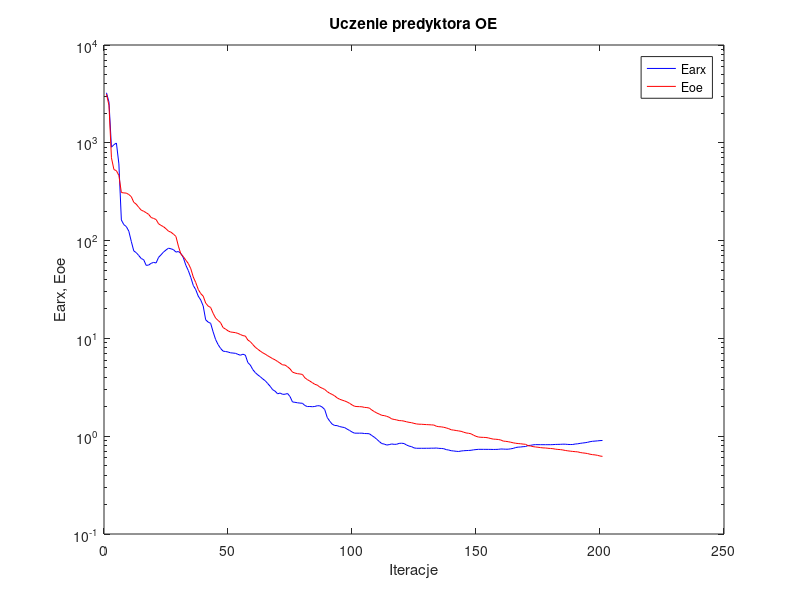
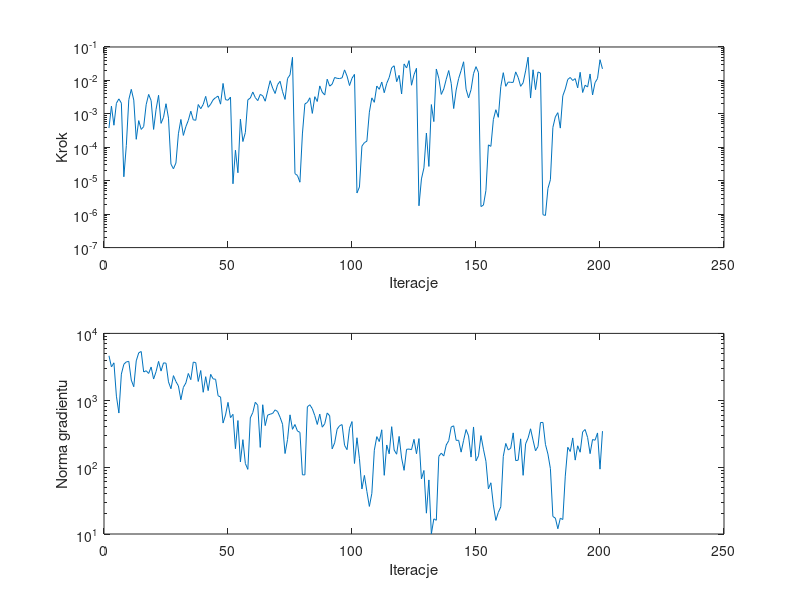

Recreate these plots in MATLAB, in order.
%uczenie predyktora oe
clear all;
n=0; farx(n+1)=3.246194e+003; foe(n+1)=3.139239e+003; wspucz(n+1)=0.000000e+000; ng(n+1)=0.000000e+000;
%odnowa zmiennej metryki
n=1; farx(n+1)=2.609757e+003; foe(n+1)=2.417899e+003; krok(n+1)=3.764443e-004; ng(n+1)=4.628916e+003;
n=2; farx(n+1)=9.018427e+002; foe(n+1)=7.029018e+002; krok(n+1)=1.704574e-003; ng(n+1)=3.152542e+003;
n=3; farx(n+1)=9.566874e+002; foe(n+1)=5.326527e+002; krok(n+1)=4.571640e-004; ng(n+1)=3.628325e+003;
n=4; farx(n+1)=9.946119e+002; foe(n+1)=5.185878e+002; krok(n+1)=2.075244e-003; ng(n+1)=1.151921e+003;
n=5; farx(n+1)=6.083814e+002; foe(n+1)=4.631181e+002; krok(n+1)=2.804162e-003; ng(n+1)=6.441420e+002;
n=6; farx(n+1)=1.625549e+002; foe(n+1)=3.100589e+002; krok(n+1)=2.090579e-003; ng(n+1)=2.461156e+003;
n=7; farx(n+1)=1.455441e+002; foe(n+1)=3.074482e+002; krok(n+1)=1.314101e-005; ng(n+1)=3.454162e+003;
n=8; farx(n+1)=1.391493e+002; foe(n+1)=3.058478e+002; krok(n+1)=1.131625e-004; ng(n+1)=3.748110e+003;
n=9; farx(n+1)=1.248173e+002; foe(n+1)=2.959736e+002; krok(n+1)=2.660052e-003; ng(n+1)=3.814174e+003;
n=10; farx(n+1)=9.822661e+001; foe(n+1)=2.814620e+002; krok(n+1)=5.414124e-003; ng(n+1)=2.003163e+003;
n=11; farx(n+1)=7.848367e+001; foe(n+1)=2.465214e+002; krok(n+1)=2.583925e-003; ng(n+1)=1.593251e+003;
n=12; farx(n+1)=7.530210e+001; foe(n+1)=2.356961e+002; krok(n+1)=1.733806e-004; ng(n+1)=3.884216e+003;
n=13; farx(n+1)=7.043598e+001; foe(n+1)=2.189430e+002; krok(n+1)=6.284926e-004; ng(n+1)=5.123042e+003;
n=14; farx(n+1)=6.560080e+001; foe(n+1)=2.049853e+002; krok(n+1)=3.423805e-004; ng(n+1)=5.360871e+003;
n=15; farx(n+1)=6.379912e+001; foe(n+1)=1.995717e+002; krok(n+1)=4.167959e-004; ng(n+1)=2.648020e+003;
n=16; farx(n+1)=5.582451e+001; foe(n+1)=1.928578e+002; krok(n+1)=1.882699e-003; ng(n+1)=2.763403e+003;
n=17; farx(n+1)=5.621314e+001; foe(n+1)=1.854862e+002; krok(n+1)=3.816075e-003; ng(n+1)=2.517170e+003;
n=18; farx(n+1)=5.855809e+001; foe(n+1)=1.722680e+002; krok(n+1)=2.500228e-003; ng(n+1)=3.140767e+003;
n=19; farx(n+1)=5.986778e+001; foe(n+1)=1.685659e+002; krok(n+1)=3.423805e-004; ng(n+1)=2.076758e+003;
n=20; farx(n+1)=5.905340e+001; foe(n+1)=1.643274e+002; krok(n+1)=1.371344e-003; ng(n+1)=2.683867e+003;
n=21; farx(n+1)=6.737111e+001; foe(n+1)=1.486014e+002; krok(n+1)=3.595805e-003; ng(n+1)=3.814893e+003;
n=22; farx(n+1)=7.162420e+001; foe(n+1)=1.430512e+002; krok(n+1)=5.193328e-004; ng(n+1)=2.731290e+003;
n=23; farx(n+1)=7.635323e+001; foe(n+1)=1.386393e+002; krok(n+1)=7.893559e-004; ng(n+1)=3.625320e+003;
n=24; farx(n+1)=8.017291e+001; foe(n+1)=1.321947e+002; krok(n+1)=2.007255e-003; ng(n+1)=3.584983e+003;
n=25; farx(n+1)=8.363553e+001; foe(n+1)=1.248587e+002; krok(n+1)=7.433745e-004; ng(n+1)=1.884359e+003;
%odnowa zmiennej metryki
n=26; farx(n+1)=8.246134e+001; foe(n+1)=1.218743e+002; krok(n+1)=3.128738e-005; ng(n+1)=1.487789e+003;
n=27; farx(n+1)=8.082148e+001; foe(n+1)=1.164549e+002; krok(n+1)=2.277170e-005; ng(n+1)=2.335207e+003;
n=28; farx(n+1)=7.630851e+001; foe(n+1)=1.103472e+002; krok(n+1)=3.387548e-005; ng(n+1)=1.905998e+003;
n=29; farx(n+1)=7.736668e+001; foe(n+1)=8.769175e+001; krok(n+1)=2.534717e-004; ng(n+1)=1.638199e+003;
n=30; farx(n+1)=7.391702e+001; foe(n+1)=7.291206e+001; krok(n+1)=6.807228e-004; ng(n+1)=1.017550e+003;
n=31; farx(n+1)=6.679081e+001; foe(n+1)=6.864612e+001; krok(n+1)=2.266194e-004; ng(n+1)=1.558809e+003;
n=32; farx(n+1)=5.599424e+001; foe(n+1)=6.301149e+001; krok(n+1)=4.129769e-004; ng(n+1)=1.813604e+003;
n=33; farx(n+1)=4.938201e+001; foe(n+1)=5.830637e+001; krok(n+1)=6.384605e-004; ng(n+1)=2.515874e+003;
n=34; farx(n+1)=4.199836e+001; foe(n+1)=5.154764e+001; krok(n+1)=1.200324e-003; ng(n+1)=2.032467e+003;
n=35; farx(n+1)=3.480024e+001; foe(n+1)=4.242124e+001; krok(n+1)=6.650130e-004; ng(n+1)=3.722957e+003;
n=36; farx(n+1)=3.146771e+001; foe(n+1)=3.722063e+001; krok(n+1)=6.423816e-004; ng(n+1)=3.654410e+003;
n=37; farx(n+1)=2.704821e+001; foe(n+1)=3.169267e+001; krok(n+1)=1.903300e-003; ng(n+1)=1.911169e+003;
n=38; farx(n+1)=2.470945e+001; foe(n+1)=2.871954e+001; krok(n+1)=1.427772e-003; ng(n+1)=2.784149e+003;
n=39; farx(n+1)=2.144442e+001; foe(n+1)=2.706345e+001; krok(n+1)=1.908037e-003; ng(n+1)=1.317062e+003;
n=40; farx(n+1)=1.548510e+001; foe(n+1)=2.298125e+001; krok(n+1)=3.334617e-003; ng(n+1)=2.252821e+003;
n=41; farx(n+1)=1.467880e+001; foe(n+1)=2.140738e+001; krok(n+1)=1.567808e-003; ng(n+1)=1.393788e+003;
n=42; farx(n+1)=1.426059e+001; foe(n+1)=2.070763e+001; krok(n+1)=1.939418e-003; ng(n+1)=2.441301e+003;
n=43; farx(n+1)=1.167066e+001; foe(n+1)=1.806495e+001; krok(n+1)=2.634602e-003; ng(n+1)=2.092145e+003;
n=44; farx(n+1)=9.737383e+000; foe(n+1)=1.614626e+001; krok(n+1)=3.059399e-003; ng(n+1)=2.057843e+003;
n=45; farx(n+1)=8.647923e+000; foe(n+1)=1.525950e+001; krok(n+1)=3.400118e-003; ng(n+1)=1.168692e+003;
n=46; farx(n+1)=7.910035e+000; foe(n+1)=1.448810e+001; krok(n+1)=1.950271e-003; ng(n+1)=1.118886e+003;
n=47; farx(n+1)=7.411522e+000; foe(n+1)=1.290071e+001; krok(n+1)=8.130648e-003; ng(n+1)=4.563134e+002;
n=48; farx(n+1)=7.345100e+000; foe(n+1)=1.246204e+001; krok(n+1)=2.659087e-003; ng(n+1)=6.018172e+002;
n=49; farx(n+1)=7.264530e+000; foe(n+1)=1.195346e+001; krok(n+1)=2.553842e-003; ng(n+1)=9.300740e+002;
n=50; farx(n+1)=7.124543e+000; foe(n+1)=1.163192e+001; krok(n+1)=3.174920e-003; ng(n+1)=5.497850e+002;
%odnowa zmiennej metryki
n=51; farx(n+1)=7.083400e+000; foe(n+1)=1.154318e+001; krok(n+1)=8.106422e-006; ng(n+1)=6.161293e+002;
n=52; farx(n+1)=7.039479e+000; foe(n+1)=1.145322e+001; krok(n+1)=8.191911e-005; ng(n+1)=1.883460e+002;
n=53; farx(n+1)=6.873529e+000; foe(n+1)=1.124656e+001; krok(n+1)=1.729605e-005; ng(n+1)=4.976303e+002;
n=54; farx(n+1)=6.729014e+000; foe(n+1)=1.096158e+001; krok(n+1)=6.946998e-004; ng(n+1)=1.197695e+002;
n=55; farx(n+1)=6.892551e+000; foe(n+1)=1.067885e+001; krok(n+1)=1.484824e-004; ng(n+1)=2.575012e+002;
n=56; farx(n+1)=6.745666e+000; foe(n+1)=1.056717e+001; krok(n+1)=2.767368e-004; ng(n+1)=1.130364e+002;
n=57; farx(n+1)=5.659654e+000; foe(n+1)=9.623156e+000; krok(n+1)=2.634602e-003; ng(n+1)=9.263200e+001;
n=58; farx(n+1)=5.338015e+000; foe(n+1)=9.261064e+000; krok(n+1)=2.972972e-003; ng(n+1)=5.455037e+002;
n=59; farx(n+1)=4.798161e+000; foe(n+1)=8.655750e+000; krok(n+1)=4.505183e-003; ng(n+1)=6.559358e+002;
n=60; farx(n+1)=4.468969e+000; foe(n+1)=8.125375e+000; krok(n+1)=3.065383e-003; ng(n+1)=9.331965e+002;
n=61; farx(n+1)=4.237326e+000; foe(n+1)=7.751761e+000; krok(n+1)=2.484942e-003; ng(n+1)=8.432839e+002;
n=62; farx(n+1)=4.062401e+000; foe(n+1)=7.420857e+000; krok(n+1)=3.816075e-003; ng(n+1)=1.972817e+002;
n=63; farx(n+1)=3.853640e+000; foe(n+1)=7.128880e+000; krok(n+1)=3.485222e-003; ng(n+1)=8.568608e+002;
n=64; farx(n+1)=3.693961e+000; foe(n+1)=6.906431e+000; krok(n+1)=2.388016e-003; ng(n+1)=4.178307e+002;
n=65; farx(n+1)=3.458809e+000; foe(n+1)=6.650055e+000; krok(n+1)=4.869577e-003; ng(n+1)=6.002339e+002;
n=66; farx(n+1)=3.237953e+000; foe(n+1)=6.425483e+000; krok(n+1)=9.808332e-003; ng(n+1)=6.190925e+002;
n=67; farx(n+1)=2.990670e+000; foe(n+1)=6.207456e+000; krok(n+1)=5.906887e-003; ng(n+1)=6.353004e+002;
n=68; farx(n+1)=2.884075e+000; foe(n+1)=6.034866e+000; krok(n+1)=4.065324e-003; ng(n+1)=7.184844e+002;
n=69; farx(n+1)=2.712822e+000; foe(n+1)=5.806756e+000; krok(n+1)=7.505960e-003; ng(n+1)=6.775171e+002;
n=70; farx(n+1)=2.764007e+000; foe(n+1)=5.585187e+000; krok(n+1)=9.416683e-003; ng(n+1)=5.567432e+002;
n=71; farx(n+1)=2.681173e+000; foe(n+1)=5.362046e+000; krok(n+1)=4.597934e-003; ng(n+1)=4.381885e+002;
n=72; farx(n+1)=2.686412e+000; foe(n+1)=5.340450e+000; krok(n+1)=2.700359e-003; ng(n+1)=1.597199e+002;
n=73; farx(n+1)=2.732280e+000; foe(n+1)=5.125903e+000; krok(n+1)=1.142218e-002; ng(n+1)=2.581641e+002;
n=74; farx(n+1)=2.546176e+000; foe(n+1)=4.881913e+000; krok(n+1)=1.462925e-002; ng(n+1)=6.053134e+002;
n=75; farx(n+1)=2.239847e+000; foe(n+1)=4.522975e+000; krok(n+1)=4.904612e-002; ng(n+1)=3.677672e+002;
%odnowa zmiennej metryki
n=76; farx(n+1)=2.221371e+000; foe(n+1)=4.423886e+000; krok(n+1)=1.625849e-005; ng(n+1)=4.339330e+002;
n=77; farx(n+1)=2.197530e+000; foe(n+1)=4.359813e+000; krok(n+1)=1.438760e-005; ng(n+1)=3.463398e+002;
n=78; farx(n+1)=2.180202e+000; foe(n+1)=4.327407e+000; krok(n+1)=9.024321e-006; ng(n+1)=3.314277e+002;
n=79; farx(n+1)=2.172404e+000; foe(n+1)=4.281666e+000; krok(n+1)=2.505581e-004; ng(n+1)=7.674475e+001;
n=80; farx(n+1)=2.059525e+000; foe(n+1)=3.953632e+000; krok(n+1)=1.982946e-003; ng(n+1)=7.660793e+001;
n=81; farx(n+1)=2.009462e+000; foe(n+1)=3.790495e+000; krok(n+1)=2.201622e-003; ng(n+1)=7.982816e+002;
n=82; farx(n+1)=2.013022e+000; foe(n+1)=3.659724e+000; krok(n+1)=3.026819e-003; ng(n+1)=8.558456e+002;
n=83; farx(n+1)=2.001847e+000; foe(n+1)=3.528801e+000; krok(n+1)=1.031567e-003; ng(n+1)=7.469022e+002;
n=84; farx(n+1)=2.014236e+000; foe(n+1)=3.394345e+000; krok(n+1)=3.263302e-003; ng(n+1)=5.889168e+002;
n=85; farx(n+1)=2.048451e+000; foe(n+1)=3.329258e+000; krok(n+1)=2.344633e-003; ng(n+1)=4.344814e+002;
n=86; farx(n+1)=2.046265e+000; foe(n+1)=3.178329e+000; krok(n+1)=6.854056e-003; ng(n+1)=6.205966e+002;
n=87; farx(n+1)=1.985001e+000; foe(n+1)=3.093501e+000; krok(n+1)=4.447430e-003; ng(n+1)=3.959172e+002;
n=88; farx(n+1)=1.874065e+000; foe(n+1)=3.005578e+000; krok(n+1)=3.660956e-003; ng(n+1)=4.452577e+002;
n=89; farx(n+1)=1.556535e+000; foe(n+1)=2.859166e+000; krok(n+1)=1.086709e-002; ng(n+1)=6.458406e+002;
n=90; farx(n+1)=1.426951e+000; foe(n+1)=2.747477e+000; krok(n+1)=6.752063e-003; ng(n+1)=5.845470e+002;
n=91; farx(n+1)=1.328760e+000; foe(n+1)=2.675478e+000; krok(n+1)=7.737158e-003; ng(n+1)=1.875812e+002;
n=92; farx(n+1)=1.287051e+000; foe(n+1)=2.584301e+000; krok(n+1)=1.226153e-002; ng(n+1)=2.305825e+002;
n=93; farx(n+1)=1.283203e+000; foe(n+1)=2.467206e+000; krok(n+1)=1.153579e-002; ng(n+1)=3.691110e+002;
n=94; farx(n+1)=1.254865e+000; foe(n+1)=2.388414e+000; krok(n+1)=1.136199e-002; ng(n+1)=4.164544e+002;
n=95; farx(n+1)=1.238826e+000; foe(n+1)=2.338992e+000; krok(n+1)=1.193441e-002; ng(n+1)=4.323778e+002;
n=96; farx(n+1)=1.225644e+000; foe(n+1)=2.294626e+000; krok(n+1)=2.067140e-002; ng(n+1)=2.113137e+002;
n=97; farx(n+1)=1.182729e+000; foe(n+1)=2.240622e+000; krok(n+1)=1.345640e-002; ng(n+1)=1.826291e+002;
n=98; farx(n+1)=1.145572e+000; foe(n+1)=2.170604e+000; krok(n+1)=7.032104e-003; ng(n+1)=3.813826e+002;
n=99; farx(n+1)=1.104528e+000; foe(n+1)=2.090657e+000; krok(n+1)=1.160327e-002; ng(n+1)=4.803104e+002;
n=100; farx(n+1)=1.074565e+000; foe(n+1)=2.024360e+000; krok(n+1)=1.516106e-002; ng(n+1)=1.133974e+002;
%odnowa zmiennej metryki
n=101; farx(n+1)=1.074243e+000; foe(n+1)=2.009349e+000; krok(n+1)=4.296738e-006; ng(n+1)=2.751055e+002;
n=102; farx(n+1)=1.073634e+000; foe(n+1)=2.005562e+000; krok(n+1)=6.493455e-006; ng(n+1)=1.335684e+002;
n=103; farx(n+1)=1.074305e+000; foe(n+1)=1.998362e+000; krok(n+1)=1.085565e-004; ng(n+1)=4.714327e+001;
n=104; farx(n+1)=1.065422e+000; foe(n+1)=1.971091e+000; krok(n+1)=1.376014e-004; ng(n+1)=7.521728e+001;
n=105; farx(n+1)=1.063716e+000; foe(n+1)=1.962179e+000; krok(n+1)=1.526551e-004; ng(n+1)=4.327429e+001;
n=106; farx(n+1)=1.059225e+000; foe(n+1)=1.939203e+000; krok(n+1)=1.123587e-003; ng(n+1)=2.584661e+001;
n=107; farx(n+1)=1.015283e+000; foe(n+1)=1.850894e+000; krok(n+1)=3.009584e-003; ng(n+1)=4.050451e+001;
n=108; farx(n+1)=9.769818e-001; foe(n+1)=1.786581e+000; krok(n+1)=2.213894e-003; ng(n+1)=1.792521e+002;
n=109; farx(n+1)=9.298088e-001; foe(n+1)=1.725436e+000; krok(n+1)=6.800237e-003; ng(n+1)=2.858048e+002;
n=110; farx(n+1)=8.825022e-001; foe(n+1)=1.683511e+000; krok(n+1)=5.433546e-003; ng(n+1)=2.413478e+002;
n=111; farx(n+1)=8.404383e-001; foe(n+1)=1.634931e+000; krok(n+1)=8.948804e-003; ng(n+1)=3.619547e+002;
n=112; farx(n+1)=8.308653e-001; foe(n+1)=1.624596e+000; krok(n+1)=4.290347e-003; ng(n+1)=7.546012e+001;
n=113; farx(n+1)=8.120244e-001; foe(n+1)=1.596301e+000; krok(n+1)=8.166461e-003; ng(n+1)=2.145906e+002;
n=114; farx(n+1)=8.202321e-001; foe(n+1)=1.561930e+000; krok(n+1)=1.226153e-002; ng(n+1)=1.580925e+002;
n=115; farx(n+1)=8.329429e-001; foe(n+1)=1.503918e+000; krok(n+1)=2.386882e-002; ng(n+1)=4.026207e+002;
n=116; farx(n+1)=8.256150e-001; foe(n+1)=1.484061e+000; krok(n+1)=2.741202e-002; ng(n+1)=1.800898e+002;
n=117; farx(n+1)=8.271162e-001; foe(n+1)=1.467044e+000; krok(n+1)=9.173286e-003; ng(n+1)=1.560765e+002;
n=118; farx(n+1)=8.445957e-001; foe(n+1)=1.444214e+000; krok(n+1)=1.417782e-002; ng(n+1)=2.882319e+002;
n=119; farx(n+1)=8.479059e-001; foe(n+1)=1.440799e+000; krok(n+1)=3.930173e-003; ng(n+1)=1.368690e+002;
n=120; farx(n+1)=8.411309e-001; foe(n+1)=1.426416e+000; krok(n+1)=3.112854e-002; ng(n+1)=8.954778e+001;
n=121; farx(n+1)=8.127515e-001; foe(n+1)=1.403820e+000; krok(n+1)=2.355148e-002; ng(n+1)=1.846575e+002;
n=122; farx(n+1)=7.924151e-001; foe(n+1)=1.386227e+000; krok(n+1)=3.907971e-002; ng(n+1)=1.864298e+002;
n=123; farx(n+1)=7.825105e-001; foe(n+1)=1.374745e+000; krok(n+1)=7.172266e-003; ng(n+1)=1.825552e+002;
n=124; farx(n+1)=7.592746e-001; foe(n+1)=1.352446e+000; krok(n+1)=1.479856e-002; ng(n+1)=2.605315e+002;
n=125; farx(n+1)=7.525233e-001; foe(n+1)=1.334637e+000; krok(n+1)=2.308292e-002; ng(n+1)=1.584247e+002;
%odnowa zmiennej metryki
n=126; farx(n+1)=7.526058e-001; foe(n+1)=1.326663e+000; krok(n+1)=1.779653e-006; ng(n+1)=2.671735e+002;
n=127; farx(n+1)=7.524110e-001; foe(n+1)=1.324870e+000; krok(n+1)=1.133131e-005; ng(n+1)=6.652481e+001;
n=128; farx(n+1)=7.522633e-001; foe(n+1)=1.319045e+000; krok(n+1)=2.418894e-005; ng(n+1)=8.911105e+001;
n=129; farx(n+1)=7.529533e-001; foe(n+1)=1.314283e+000; krok(n+1)=2.662021e-004; ng(n+1)=2.049071e+001;
n=130; farx(n+1)=7.527813e-001; foe(n+1)=1.310570e+000; krok(n+1)=2.676955e-005; ng(n+1)=6.434480e+001;
n=131; farx(n+1)=7.545358e-001; foe(n+1)=1.305460e+000; krok(n+1)=1.896397e-003; ng(n+1)=1.004329e+001;
n=132; farx(n+1)=7.542247e-001; foe(n+1)=1.301227e+000; krok(n+1)=5.871034e-004; ng(n+1)=1.685710e+001;
n=133; farx(n+1)=7.572022e-001; foe(n+1)=1.265137e+000; krok(n+1)=2.194150e-002; ng(n+1)=1.604623e+001;
n=134; farx(n+1)=7.512160e-001; foe(n+1)=1.250918e+000; krok(n+1)=1.165911e-002; ng(n+1)=1.449800e+002;
n=135; farx(n+1)=7.495431e-001; foe(n+1)=1.246398e+000; krok(n+1)=3.816075e-003; ng(n+1)=1.621281e+002;
n=136; farx(n+1)=7.451791e-001; foe(n+1)=1.233612e+000; krok(n+1)=5.548179e-003; ng(n+1)=1.464618e+002;
n=137; farx(n+1)=7.288441e-001; foe(n+1)=1.215601e+000; krok(n+1)=1.082825e-002; ng(n+1)=2.144083e+002;
n=138; farx(n+1)=7.221961e-001; foe(n+1)=1.193737e+000; krok(n+1)=1.974372e-002; ng(n+1)=2.485531e+002;
n=139; farx(n+1)=7.105931e-001; foe(n+1)=1.163226e+000; krok(n+1)=8.180929e-003; ng(n+1)=3.979609e+002;
n=140; farx(n+1)=7.063673e-001; foe(n+1)=1.154404e+000; krok(n+1)=1.441974e-003; ng(n+1)=4.147886e+002;
n=141; farx(n+1)=7.009361e-001; foe(n+1)=1.143191e+000; krok(n+1)=5.167850e-003; ng(n+1)=2.511937e+002;
n=142; farx(n+1)=6.979545e-001; foe(n+1)=1.132131e+000; krok(n+1)=1.142218e-002; ng(n+1)=2.521409e+002;
n=143; farx(n+1)=7.055801e-001; foe(n+1)=1.121902e+000; krok(n+1)=1.977848e-002; ng(n+1)=1.675819e+002;
n=144; farx(n+1)=7.102392e-001; foe(n+1)=1.099075e+000; krok(n+1)=3.612085e-002; ng(n+1)=2.512510e+002;
n=145; farx(n+1)=7.129077e-001; foe(n+1)=1.080057e+000; krok(n+1)=5.478088e-003; ng(n+1)=3.644183e+002;
n=146; farx(n+1)=7.149017e-001; foe(n+1)=1.071213e+000; krok(n+1)=2.999882e-003; ng(n+1)=2.934515e+002;
n=147; farx(n+1)=7.178611e-001; foe(n+1)=1.057961e+000; krok(n+1)=5.269205e-003; ng(n+1)=1.413341e+002;
n=148; farx(n+1)=7.252959e-001; foe(n+1)=1.024413e+000; krok(n+1)=1.596372e-002; ng(n+1)=3.986873e+002;
n=149; farx(n+1)=7.299392e-001; foe(n+1)=9.973760e-001; krok(n+1)=2.580064e-002; ng(n+1)=1.241486e+002;
n=150; farx(n+1)=7.342533e-001; foe(n+1)=9.804853e-001; krok(n+1)=1.706649e-002; ng(n+1)=1.475937e+002;
%odnowa zmiennej metryki
n=151; farx(n+1)=7.340751e-001; foe(n+1)=9.750079e-001; krok(n+1)=1.688556e-006; ng(n+1)=2.963274e+002;
n=152; farx(n+1)=7.337900e-001; foe(n+1)=9.727780e-001; krok(n+1)=1.867739e-006; ng(n+1)=1.853257e+002;
n=153; farx(n+1)=7.336244e-001; foe(n+1)=9.697406e-001; krok(n+1)=5.104567e-006; ng(n+1)=1.225487e+002;
n=154; farx(n+1)=7.334109e-001; foe(n+1)=9.604671e-001; krok(n+1)=1.180809e-004; ng(n+1)=4.740461e+001;
n=155; farx(n+1)=7.330358e-001; foe(n+1)=9.455844e-001; krok(n+1)=1.065278e-004; ng(n+1)=5.834968e+001;
n=156; farx(n+1)=7.318438e-001; foe(n+1)=9.337221e-001; krok(n+1)=6.738436e-004; ng(n+1)=2.720854e+001;
n=157; farx(n+1)=7.325939e-001; foe(n+1)=9.306808e-001; krok(n+1)=1.329544e-003; ng(n+1)=1.596141e+001;
n=158; farx(n+1)=7.342330e-001; foe(n+1)=9.253564e-001; krok(n+1)=7.878882e-004; ng(n+1)=2.103884e+001;
n=159; farx(n+1)=7.401012e-001; foe(n+1)=9.140965e-001; krok(n+1)=6.516379e-003; ng(n+1)=2.548856e+001;
n=160; farx(n+1)=7.385031e-001; foe(n+1)=8.913868e-001; krok(n+1)=1.703693e-002; ng(n+1)=1.450525e+002;
n=161; farx(n+1)=7.362983e-001; foe(n+1)=8.861019e-001; krok(n+1)=6.669234e-003; ng(n+1)=2.261201e+002;
n=162; farx(n+1)=7.366049e-001; foe(n+1)=8.787081e-001; krok(n+1)=8.956895e-003; ng(n+1)=1.807276e+002;
n=163; farx(n+1)=7.431035e-001; foe(n+1)=8.676248e-001; krok(n+1)=8.751130e-003; ng(n+1)=1.917713e+002;
n=164; farx(n+1)=7.503255e-001; foe(n+1)=8.560545e-001; krok(n+1)=8.744518e-003; ng(n+1)=3.254026e+002;
n=165; farx(n+1)=7.658181e-001; foe(n+1)=8.469440e-001; krok(n+1)=1.801017e-002; ng(n+1)=1.252652e+002;
n=166; farx(n+1)=7.731156e-001; foe(n+1)=8.412118e-001; krok(n+1)=1.223774e-002; ng(n+1)=1.269799e+002;
n=167; farx(n+1)=7.756773e-001; foe(n+1)=8.370414e-001; krok(n+1)=6.668735e-003; ng(n+1)=2.648168e+002;
n=168; farx(n+1)=7.813302e-001; foe(n+1)=8.305268e-001; krok(n+1)=8.473306e-003; ng(n+1)=7.540762e+001;
n=169; farx(n+1)=7.846762e-001; foe(n+1)=8.264351e-001; krok(n+1)=1.925105e-002; ng(n+1)=2.228974e+002;
n=170; farx(n+1)=8.033757e-001; foe(n+1)=7.985650e-001; krok(n+1)=4.953895e-002; ng(n+1)=2.725358e+002;
n=171; farx(n+1)=8.066166e-001; foe(n+1)=7.944835e-001; krok(n+1)=2.973498e-003; ng(n+1)=3.744780e+002;
n=172; farx(n+1)=8.155697e-001; foe(n+1)=7.827559e-001; krok(n+1)=2.080702e-002; ng(n+1)=2.532040e+002;
n=173; farx(n+1)=8.203392e-001; foe(n+1)=7.760160e-001; krok(n+1)=5.294040e-003; ng(n+1)=1.754674e+002;
n=174; farx(n+1)=8.192649e-001; foe(n+1)=7.710293e-001; krok(n+1)=1.793370e-002; ng(n+1)=2.033860e+002;
n=175; farx(n+1)=8.190975e-001; foe(n+1)=7.650471e-001; krok(n+1)=1.660195e-002; ng(n+1)=4.645964e+002;
%odnowa zmiennej metryki
n=176; farx(n+1)=8.188692e-001; foe(n+1)=7.595068e-001; krok(n+1)=9.623223e-007; ng(n+1)=4.658636e+002;
n=177; farx(n+1)=8.187964e-001; foe(n+1)=7.580110e-001; krok(n+1)=9.157421e-007; ng(n+1)=2.190003e+002;
n=178; farx(n+1)=8.188549e-001; foe(n+1)=7.527118e-001; krok(n+1)=5.841462e-006; ng(n+1)=1.568176e+002;
n=179; farx(n+1)=8.188792e-001; foe(n+1)=7.494467e-001; krok(n+1)=1.069939e-005; ng(n+1)=9.506381e+001;
n=180; farx(n+1)=8.204258e-001; foe(n+1)=7.456067e-001; krok(n+1)=3.930502e-004; ng(n+1)=1.825042e+001;
n=181; farx(n+1)=8.236728e-001; foe(n+1)=7.374861e-001; krok(n+1)=8.145474e-004; ng(n+1)=1.729060e+001;
n=182; farx(n+1)=8.248522e-001; foe(n+1)=7.324102e-001; krok(n+1)=1.085685e-003; ng(n+1)=1.198281e+001;
n=183; farx(n+1)=8.258938e-001; foe(n+1)=7.295425e-001; krok(n+1)=3.748417e-004; ng(n+1)=1.720958e+001;
n=184; farx(n+1)=8.288434e-001; foe(n+1)=7.234403e-001; krok(n+1)=3.460440e-003; ng(n+1)=1.645986e+001;
n=185; farx(n+1)=8.284124e-001; foe(n+1)=7.149511e-001; krok(n+1)=5.557598e-003; ng(n+1)=7.340629e+001;
n=186; farx(n+1)=8.240329e-001; foe(n+1)=7.087595e-001; krok(n+1)=1.071441e-002; ng(n+1)=1.980116e+002;
n=187; farx(n+1)=8.220532e-001; foe(n+1)=7.034121e-001; krok(n+1)=1.226153e-002; ng(n+1)=1.714700e+002;
n=188; farx(n+1)=8.228879e-001; foe(n+1)=6.987655e-001; krok(n+1)=9.939766e-003; ng(n+1)=2.733552e+002;
n=189; farx(n+1)=8.318132e-001; foe(n+1)=6.947570e-001; krok(n+1)=1.131000e-002; ng(n+1)=1.273258e+002;
n=190; farx(n+1)=8.362746e-001; foe(n+1)=6.916450e-001; krok(n+1)=5.997467e-003; ng(n+1)=2.085572e+002;
n=191; farx(n+1)=8.447298e-001; foe(n+1)=6.814615e-001; krok(n+1)=1.748904e-002; ng(n+1)=1.670988e+002;
n=192; farx(n+1)=8.519616e-001; foe(n+1)=6.749940e-001; krok(n+1)=4.352152e-003; ng(n+1)=3.368530e+002;
n=193; farx(n+1)=8.579782e-001; foe(n+1)=6.708107e-001; krok(n+1)=7.191676e-003; ng(n+1)=3.652169e+002;
n=194; farx(n+1)=8.663381e-001; foe(n+1)=6.642183e-001; krok(n+1)=6.349841e-003; ng(n+1)=2.778078e+002;
n=195; farx(n+1)=8.792968e-001; foe(n+1)=6.543207e-001; krok(n+1)=1.559274e-002; ng(n+1)=1.590536e+002;
n=196; farx(n+1)=8.873801e-001; foe(n+1)=6.476256e-001; krok(n+1)=3.677109e-003; ng(n+1)=2.590445e+002;
n=197; farx(n+1)=8.912824e-001; foe(n+1)=6.439649e-001; krok(n+1)=8.580693e-003; ng(n+1)=2.524869e+002;
n=198; farx(n+1)=8.961010e-001; foe(n+1)=6.373442e-001; krok(n+1)=1.142218e-002; ng(n+1)=3.245799e+002;
n=199; farx(n+1)=9.016052e-001; foe(n+1)=6.272434e-001; krok(n+1)=4.158324e-002; ng(n+1)=9.331647e+001;
n=200; farx(n+1)=9.041152e-001; foe(n+1)=6.220663e-001; krok(n+1)=2.219272e-002; ng(n+1)=3.453977e+002;

figure; semilogy(farx,'b'); hold on; semilogy(foe,'r'); xlabel('Iteracje'); ylabel('Earx, Eoe'); legend('Earx','Eoe'); title('Uczenie predyktora OE');
figure; subplot(2,1,1); semilogy(krok); xlabel('Iteracje'); ylabel('Krok');
subplot(2,1,2); semilogy(ng); xlabel('Iteracje'); ylabel('Norma gradientu');
Earx=farx(n+1)
Eoe=foe(n+1)
